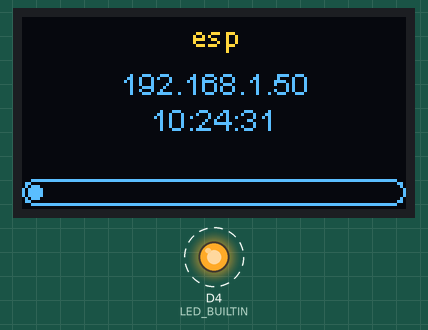
Recording of a sketch running on a simulated ESP8266 (NodeMCU). Shown: 128×64 one-colour display, output pins drawn as LEDs (lit = HIGH, except the on-board LED, lit = LOW). Dashed ring = blinking. The OLED is the two-colour kind (top 16 rows yellow); WiFi joins after 1.5 s; servers stay silent unless stated; network time is answered at once with the bench clock; the local clock reads 2024-03-15 10:24:30 at power-on unless the sketch sets it; what the sketch prints to the serial monitor is not drawn.

Above: at 1.63 s.
At 20.63 s:
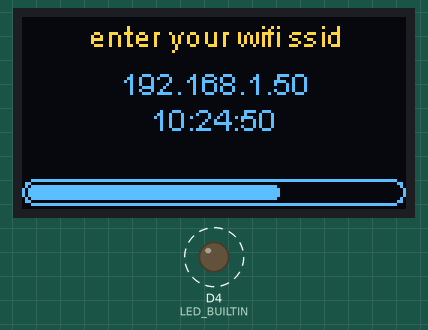
At 30.19 s:
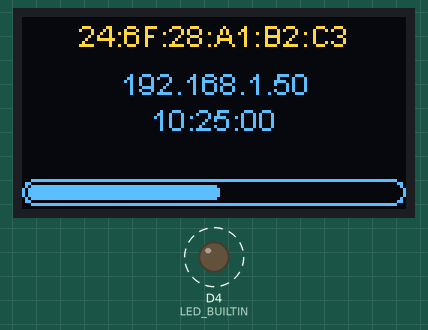
At 39.74 s:
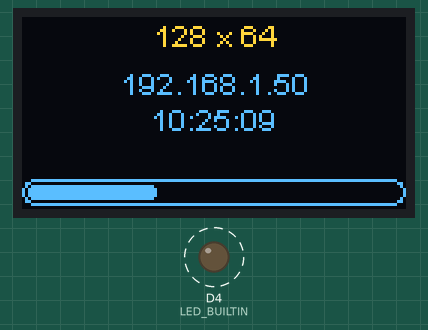
Timing chart, 0 to 40.0 s (numbered marks = the images above):
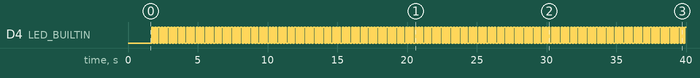

Measured:
- by itself, D4 (LED_BUILTIN): alternates HIGH for 0.11 s and LOW for 0.11 s

The sketch:

ESP8266_OTA_SSD1306_Info_Time.ino
```cpp
#include <ESP8266WiFi.h>
#include <Wire.h>
#include "SSD1306Wire.h"
#include <ArduinoOTA.h>
#include <WifiUdp.h>
#include <NTPClient.h>


/* OTA LED Info Sketch
 *  This code Displays information about the ESP8266 when connected to WiFi
 *  Displayed Information:
 *    Network Name (SSID)
 *    IP Address
 *    MAC Address
 *    Device Name
 *
 *  It also flashes the internal LED
 *
 *  Connect to NTP server to get current time
 *
 *  Wire Connections
 *    ESP8266   SSD1306
 *    GND       GND
 *    3.3v      VIN
 *    D3        SDA
 *    D5        SCL
 */


#define WIFI_SSID "enter your wifi ssid"
#define WIFI_PASSWORD "enter your wifi password"


SSD1306Wire display(0x3C, D3, D5);
const unsigned long interval = 100; // Time between screen updates & LED flashes

WiFiUDP ntpUDP;
NTPClient timeClient(ntpUDP);

void setup() {
  Serial.begin(115200);     // Start the serial communication for messages
  delay(10);
  Serial.println('\n');

  Serial.println("Initializing LCD");
  display.init();
  Serial.println("LCD Initialized");

  display.flipScreenVertically();
  display.setFont(ArialMT_Plain_10);
  display.setTextAlignment(TEXT_ALIGN_CENTER);

  Serial.println("Connecting to WiFi");
  WiFi.begin(WIFI_SSID,WIFI_PASSWORD); // Single Connection WiFi network
  Serial.println("Connecting...");

  int i=0;
  while(WiFi.status() != WL_CONNECTED) {
    delay(500);
    Serial.print(++i);
    Serial.print('.');
  }


  Serial.println('\n');
  Serial.print("Connected to:");
  Serial.println(WiFi.SSID());      // Network Name
  Serial.print("IP Address: ");
  Serial.println(WiFi.localIP());   // IP Address

  // After WiFi is connected, set up OTA
  Serial.println("Call Setup OTA");
  setupOTA();  // This function call (and the associated function) can be added to any sketch to enable OTA.
  Serial.println("OTA Setup Call returned");
  Serial.print("Device: ");         // Hostname
  Serial.println(ArduinoOTA.getHostname());

  display.clear();
  display.drawString(64,0,ArduinoOTA.getHostname());
  display.drawString(64,16,WiFi.localIP().toString());
  display.display();

  timeClient.setTimeOffset(-5*60*60); // Time offset is specified in seconds (e.g. -4*60*60 is -4 hours)
  timeClient.setUpdateInterval(12*60*60*1000); // Update every 12 hours (in milliseconds)
  timeClient.update();

  pinMode(LED_BUILTIN, OUTPUT);
  digitalWrite(LED_BUILTIN, HIGH);

}

unsigned long previousTime = millis();
int progress = 0;
int displayMode = 0;

void loop() {
  ArduinoOTA.handle(); // Check for OTA updates

  // timeClient.update(); Should update every twelve hours based on setup()

  unsigned long diff = millis() - previousTime;
  if (diff > interval) {
    digitalWrite(LED_BUILTIN, !digitalRead(LED_BUILTIN)); //Invert state of the LED);

    previousTime += diff;
    progress++;
  }
  if(progress>100) {      // When the progress bar reaches 100%
    progress = 0;         //  reset the progress bar to zero
    displayMode++;        //  switch to next display mode
    if (displayMode > 3)  // Check to make sure we haven't exceeded the available display modes
      displayMode = 0;    //  reset if we have
    display.clear();      // Clear the display (probably unnecessary since we do it each loop anyway)
  }

  display.clear();
  display.drawProgressBar(0,54,127,8, progress); // left_pos, top_pos, width, height, value[0-100]

  if (displayMode == 0) {
    display.drawString(64,0,ArduinoOTA.getHostname());
  } else if (displayMode == 1) {
    display.drawString(64,0,WiFi.SSID());
  } else if (displayMode ==2) {
    display.drawString(64,0,WiFi.macAddress());
  } else if (displayMode == 3) {
    int displayHeight = display.getHeight();
    int displayWidth = display.getWidth();
    String displayDimensions = String(displayWidth) + " x " + String(displayHeight);
    display.drawString(64,0,displayDimensions);
  }
  display.drawString(64,16,WiFi.localIP().toString());
  // display.drawString(64,28,String(millis()));
  display.drawString(64,28,timeClient.getFormattedTime());

  // ToDo - implement hh:mm:ss uptime instead of millis()
  //  unsigned long now = millis()/1000;
  //  int Seconds = now%60;
  //  int Minutes = (now/60)%60;
  //  int Hours = (now/3600)%24;
  //  String hms = "Uptime: " + Hours + ":" + Minutes + ":" + Seconds;
  //  display.drawString(64,32,*hms);
  display.display();
}

// The function below can be called from setup() to enable OTA on the ESP8266 device.
void setupOTA() {
  // The name and password should probably be changed for each device.
  ArduinoOTA.setHostname("ESP8266OTAB");
  ArduinoOTA.setPassword("esp8266");

  ArduinoOTA.onStart([]() {
    Serial.println("Start");
    display.clear();
    display.drawString(64,24,"Incoming OTA Update");
    display.display();
  });
  ArduinoOTA.onEnd([]() {
    Serial.println("\nEnd OTA Update");
  });
  ArduinoOTA.onProgress([](unsigned int progress, unsigned int total) {
    Serial.printf("Progress: %u%%\r", (progress / (total / 100)));
  });
  ArduinoOTA.onError([](ota_error_t error) {
    Serial.printf("Error[%u]: ", error);
    if (error == OTA_AUTH_ERROR) Serial.println("Auth Failed");
    else if (error == OTA_BEGIN_ERROR) Serial.println("Begin Failed");
    else if (error == OTA_CONNECT_ERROR) Serial.println("Connect Failed");
    else if (error == OTA_RECEIVE_ERROR) Serial.println("Receive Failed");
    else if (error == OTA_END_ERROR) Serial.println("End Failed");
  });
  ArduinoOTA.begin();
  Serial.println("OTA Ready");
}
```
